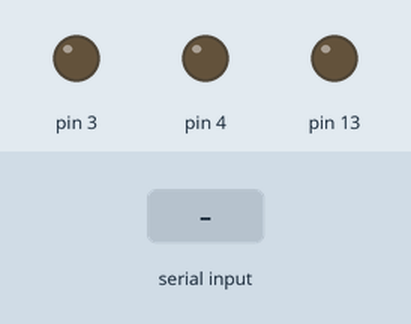
The sketch below on a simulated Arduino Uno, built with avr-gcc and run on an emulated ATmega328P. On the bench: output pins drawn as LEDs (lit = HIGH). The test bench sets the inputs (shaded band).

Above: at 1.2 s.
1.3 s: "J" received over the second serial link
At 2.3 s:
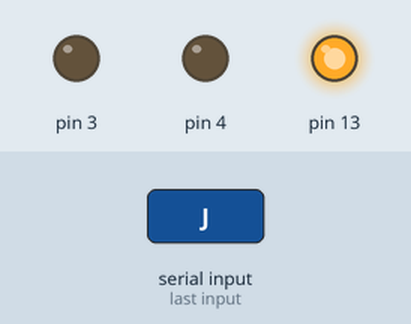
2.8 s: "3" received over the second serial link
At 3.1 s:
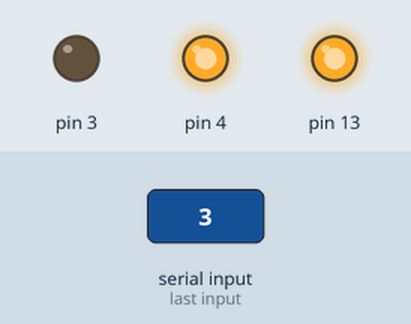
4.3 s: "H" received over the second serial link
At 5.4 s:
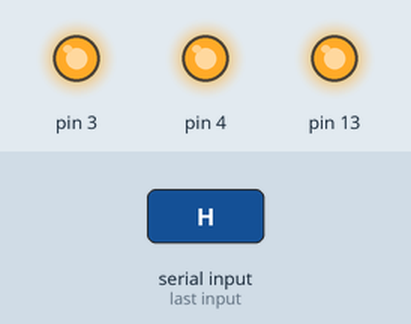
5.8 s: "Z" received over the second serial link
At 6.5 s:
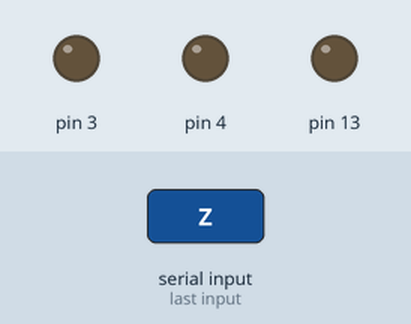
7.3 s: "2" received over the second serial link
At 8.0 s:
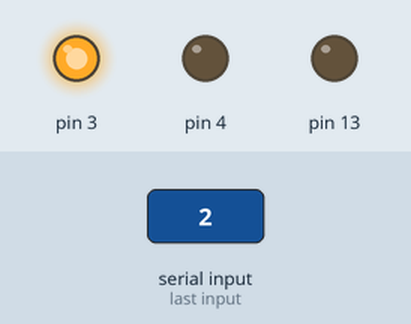
8.8 s: "1" received over the second serial link
At 10.0 s:
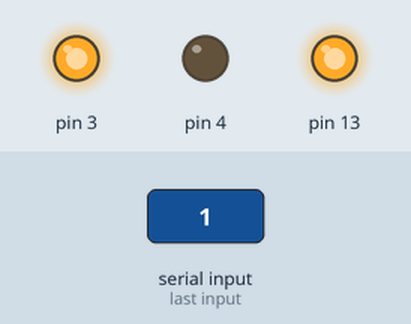
Timing chart, 0 to 11.3 s (numbered marks = the images above; inputs shaded):
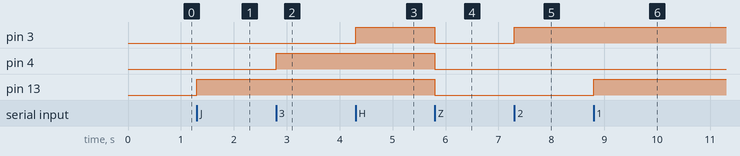

The sketch:

Bluetooth01BOTOES.ino
```cpp
#include <SoftwareSerial.h>

SoftwareSerial bluetooth(10, 11); //TX, RX (Bluetooth)

int incomingByte;      // a variable to read incoming serial data into

void setup() {
  bluetooth.begin(9600);

  pinMode(13, OUTPUT);
  pinMode(3, OUTPUT);
  pinMode(4, OUTPUT);
}

void loop() {
  if (bluetooth.available() > 0) {
    incomingByte = bluetooth.read();
    // if it's a capital H (ASCII 72), turn on the LED:
    if (incomingByte == 'J') {
      digitalWrite(13, HIGH);
      bluetooth.println("LED: ON");
    }
     if (incomingByte == '1') {
      digitalWrite(13, HIGH);
     }

    if (incomingByte == 'Z') {
      digitalWrite(13, LOW);
      digitalWrite(3, LOW);
      digitalWrite(4, LOW);
    }
        if (incomingByte == '3') {
      digitalWrite(4, HIGH);
    }
        if (incomingByte == 'H') {
      digitalWrite(3, HIGH);
  }
      if (incomingByte == '2') {
      digitalWrite(3, HIGH);
      bluetooth.println("LED: ON");
  }
    if (incomingByte == 'Y') {
      digitalWrite(4, HIGH);
      bluetooth.println("LED: ON");
    }
  }
}
```

Measured:
- after the input at 1.3 s, pin 13: LOW → HIGH at once
- after the input at 2.8 s, pin 4: LOW → HIGH at once
- after the input at 4.3 s, pin 3: LOW → HIGH at once
- after the input at 5.8 s, pin 3, pin 4, pin 13: HIGH → LOW at once
- after the input at 7.3 s, pin 3: LOW → HIGH at once
- after the input at 8.8 s, pin 13: LOW → HIGH at once
